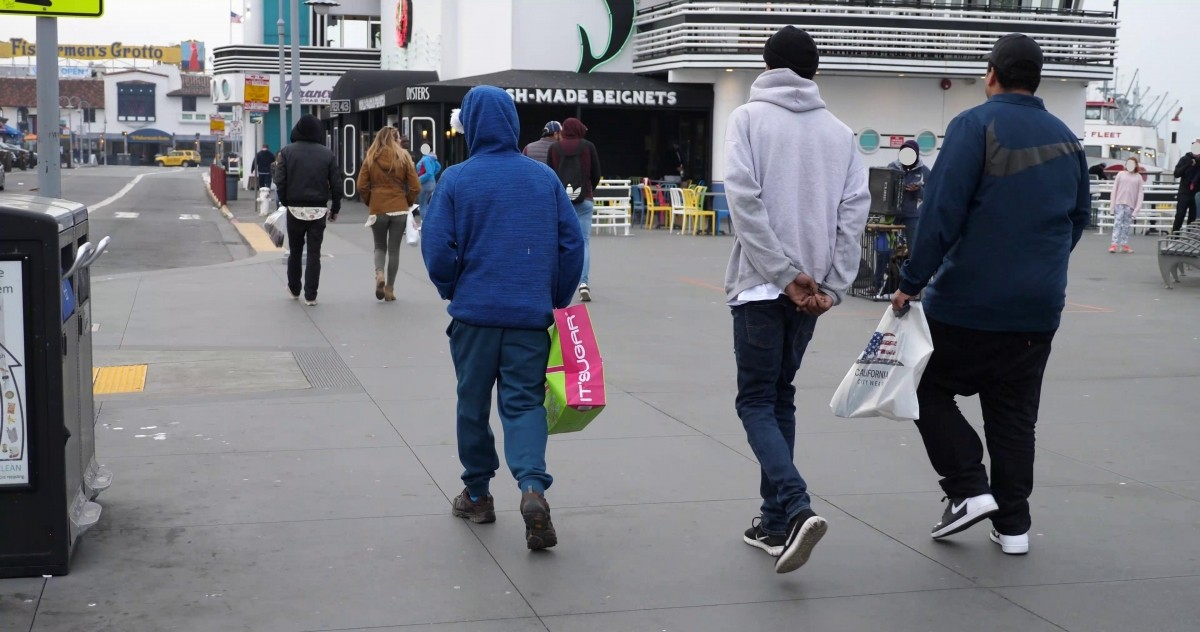
#> input picture ros1_ws/external_src/isaac_ros_object_detection/isaac_ros_detectnet/resources/test_image.jpg, 1200 x 632 px, given in place of the camera
$ python color_calibration.py
#> lines starting #> are read from the running program, lines starting #| are printed output that depends on the picture; after the words box and inside, x2 and y2 are one past the last pixel; in counts of white or black regions, pixels touching at a corner belong together
import cv2
import numpy as np

# trackbar callback fucntion does nothing but required for trackbar
def callback(x):
    pass

cap = cv2.VideoCapture(0)
cv2.namedWindow('Calibration')

# management values
calibration = 1
detection = 0

# default values
x1 = 133
y1 = 106
x2 = 512
y2 = 116
x3 = 503
y3 = 335
x4 = 127
y4 = 321

ilowH = 0
ihighH = 179
ilowS = 152
ihighS = 255
ilowV = 0
ihighV = 255

# create crop trackbars
cv2.createTrackbar('x1', 'Calibration', x1, 639, callback)
cv2.createTrackbar('y1', 'Calibration', y1, 479, callback)

cv2.createTrackbar('x2', 'Calibration', x2, 639, callback)
cv2.createTrackbar('y2', 'Calibration', y2, 479, callback)

cv2.createTrackbar('x3', 'Calibration', x3, 639, callback)
cv2.createTrackbar('y3', 'Calibration', y3, 479, callback)

cv2.createTrackbar('x4', 'Calibration', x4, 639, callback)
cv2.createTrackbar('y4', 'Calibration', y4, 479, callback)

# create hsv trackbars for color change
cv2.createTrackbar('lowH', 'Calibration', ilowH, 179, callback)
cv2.createTrackbar('highH', 'Calibration', ihighH, 179, callback)

cv2.createTrackbar('lowS', 'Calibration', ilowS, 255, callback)
cv2.createTrackbar('highS', 'Calibration', ihighS, 255, callback)

cv2.createTrackbar('lowV', 'Calibration', ilowV, 255, callback)
cv2.createTrackbar('highV', 'Calibration', ihighV, 255, callback)

while calibration:

    # grab the frame
    ret, frame = cap.read()
#> frame is the input picture: shape (632, 1200, 3); mean B, G, R 127.8, 121, 119.6

    # get trackbar positions
    x1 = cv2.getTrackbarPos('x1', 'Calibration')
    y1 = cv2.getTrackbarPos('y1', 'Calibration')
    x2 = cv2.getTrackbarPos('x2', 'Calibration')
    y2 = cv2.getTrackbarPos('y2', 'Calibration')
    x3 = cv2.getTrackbarPos('x3', 'Calibration')
    y3 = cv2.getTrackbarPos('y3', 'Calibration')
    x4 = cv2.getTrackbarPos('x4', 'Calibration')
    y4 = cv2.getTrackbarPos('y4', 'Calibration')
    ilowH = cv2.getTrackbarPos('lowH', 'Calibration')
    ihighH = cv2.getTrackbarPos('highH', 'Calibration')
    ilowS = cv2.getTrackbarPos('lowS', 'Calibration')
    ihighS = cv2.getTrackbarPos('highS', 'Calibration')
    ilowV = cv2.getTrackbarPos('lowV', 'Calibration')
    ihighV = cv2.getTrackbarPos('highV', 'Calibration')

    # compute in hsv color space
    hsv_frame = cv2.cvtColor(frame, cv2.COLOR_BGR2HSV)
#> hsv_frame: shape (632, 1200, 3); mean H, S, V 106.7, 39.7, 130.5
    lower_hsv = np.array([ilowH, ilowS, ilowV])
    higher_hsv = np.array([ihighH, ihighS, ihighV])
    mask = cv2.inRange(hsv_frame, lower_hsv, higher_hsv)
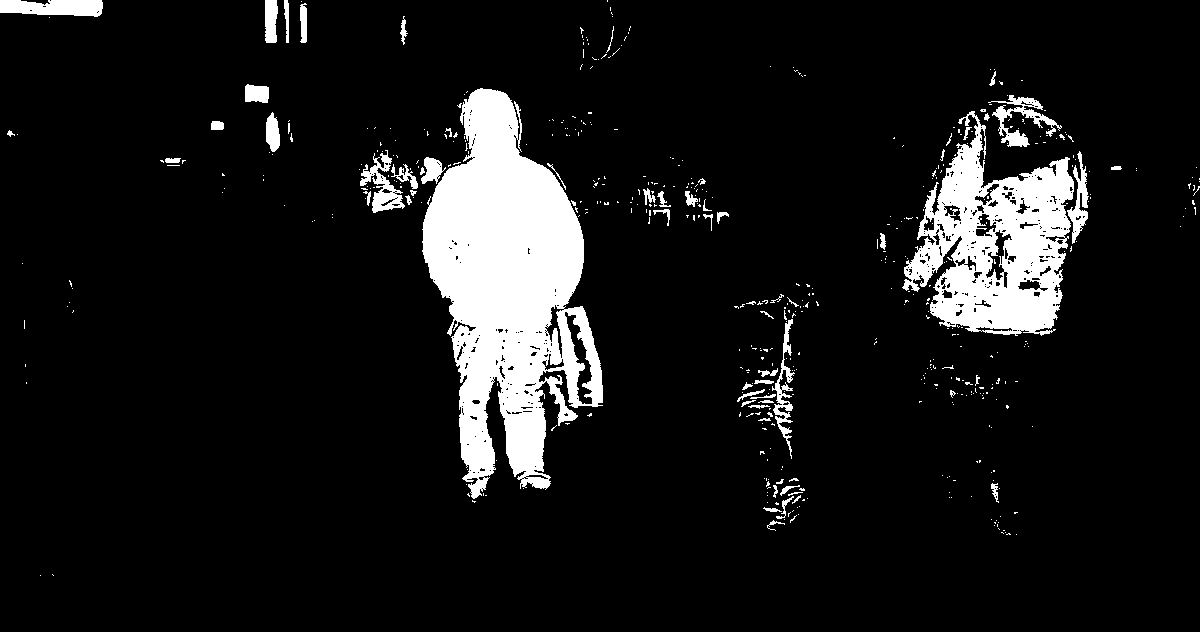
#> mask: shape (632, 1200); 9.5% white; 521 white regions (455 under 20 px), largest, box (x1, y1, x2, y2) and area: (422, 88, 603, 499) 40690, (902, 111, 1074, 336) 19674, (0, 0, 103, 17) 1431
    frame = cv2.bitwise_and(frame, frame, mask=mask)
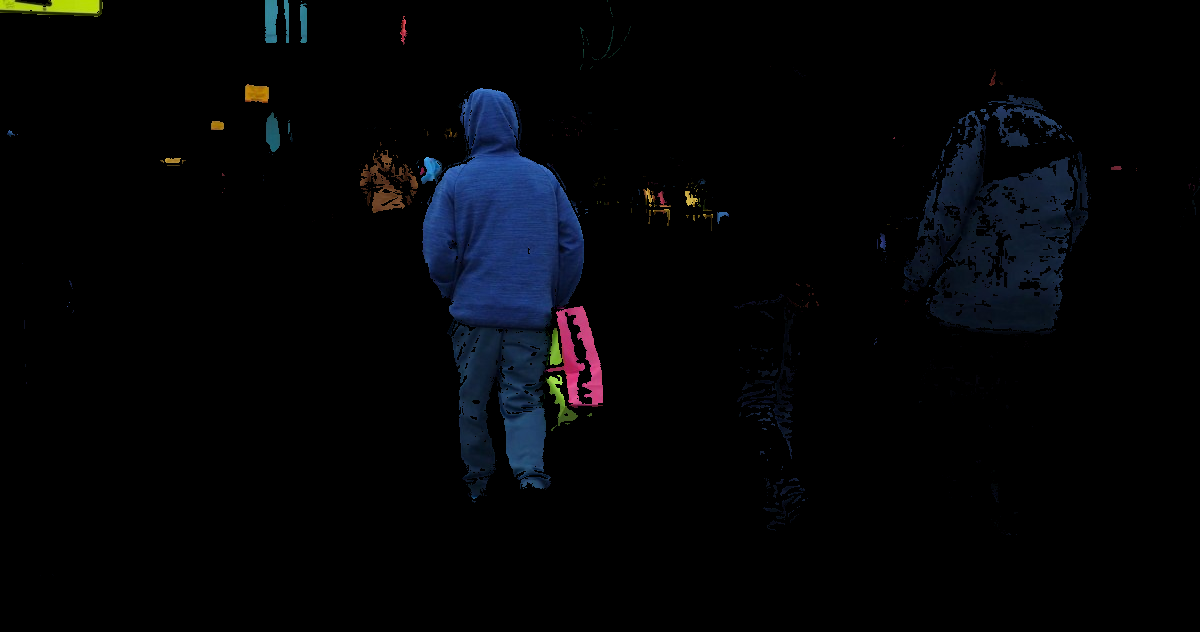
#> frame: shape (632, 1200, 3); mean B, G, R 6.9, 4.4, 3.3

    # draw polygon
    crop_border = np.array([[[x1, y1], [x2, y2], [x3, y3], [x4, y4]]], np.int32)
    frame_poly = frame.copy()
    cv2.polylines(frame_poly, [crop_border], True, (0,0,255), thickness=1)
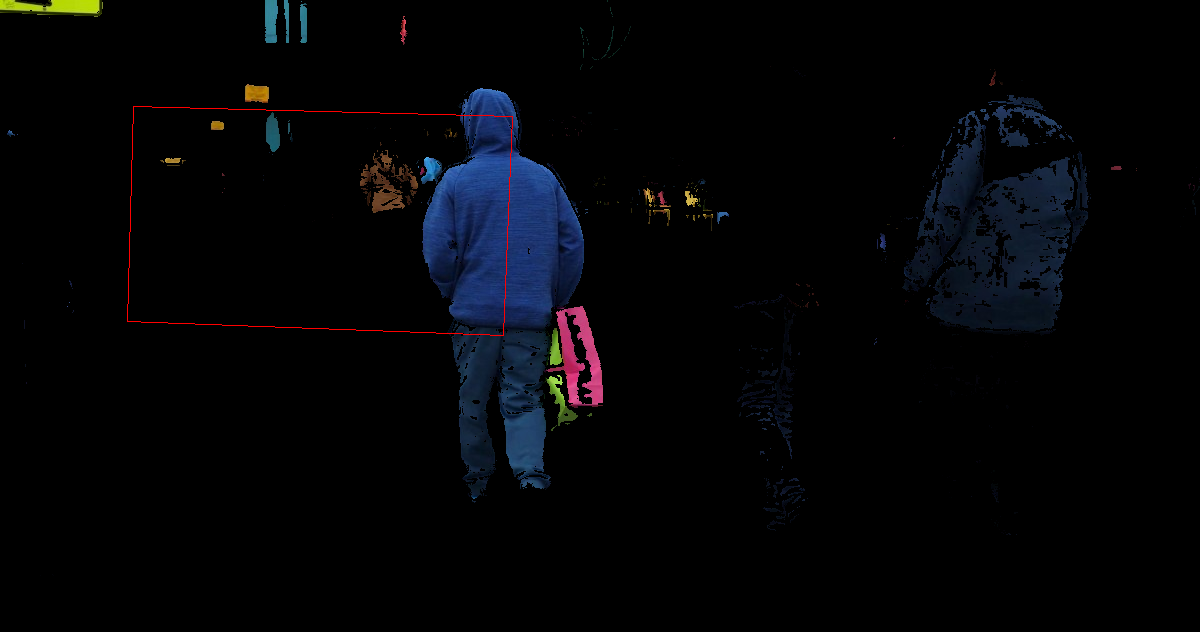
#> frame_poly: shape (632, 1200, 3); 0.16% of pixels changed, all inside (x1, y1, x2, y2) = (127, 106, 513, 336)

    # warp frame
    pts1 = np.float32([[x1,y1],[x2,y2],[x4,y4],[x3,y3]])
    pts2 = np.float32([[0,0],[853,0],[0,480],[853,480]])
    matrix = cv2.getPerspectiveTransform(pts1, pts2)
    mask_warp = cv2.warpPerspective(mask, matrix, (853, 480))
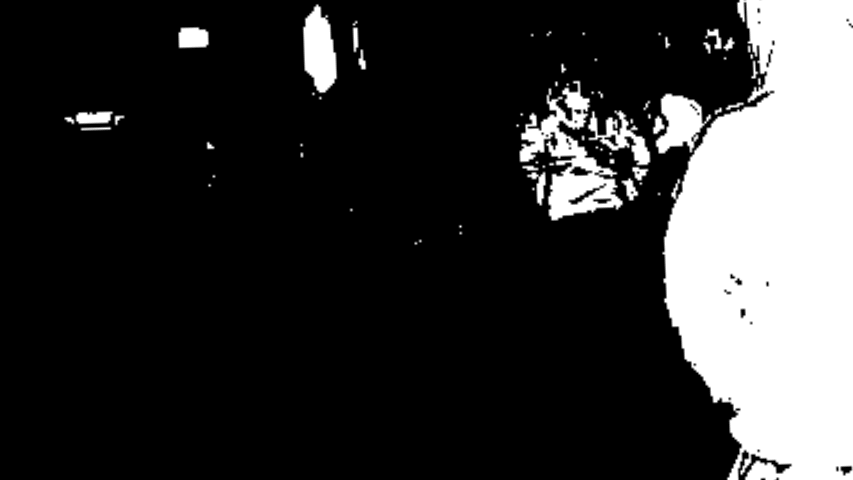
#> mask_warp: shape (480, 853); min 0, max 255, mean 51.1

    # show thresholded image & mask
    mask_warp_3ch = cv2.merge((mask_warp,mask_warp,mask_warp))
#> (the run stopped early here; a loop or call above may not have finished)
